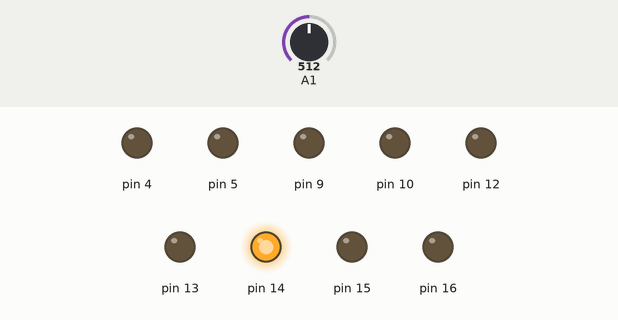
The sketch below on a simulated Arduino Uno, built for the host (arithmetic inside an expression is 32-bit, double 64-bit). Shown: output pins drawn as LEDs (lit = HIGH). The inputs (shaded band) are chosen by the test bench; at power-on: A1 = 512. EEPROM starts erased.

Above: at 0.1 s.
At 2.35 s:
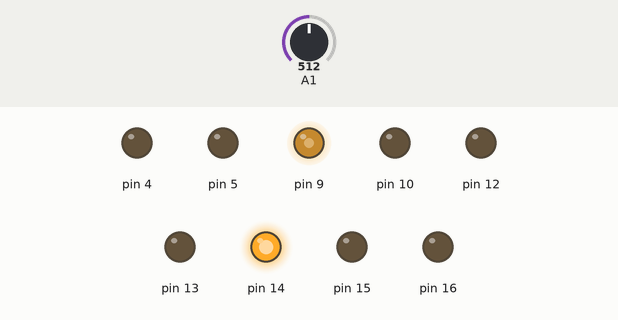
At 3.4 s:
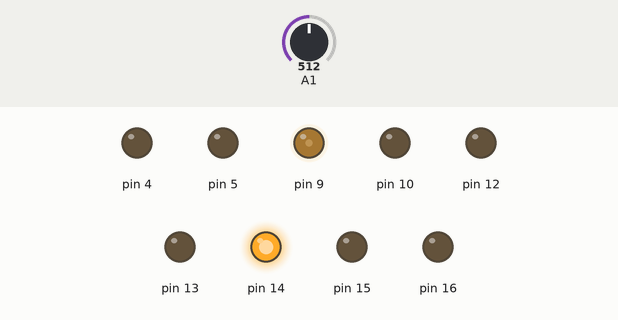
Timing chart, 0 to 5.8 s (numbered marks = the images above):
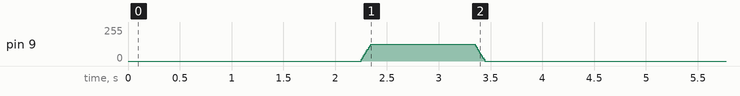

The sketch:

Circles.ino
```cpp
// (licence header left out)
//Libraries
#include <EEPROM.h>
#include <DashBot.h>

DashBot myrobot; //Gyro, motors, controller, LEDs, eyes

  float L_motor = 0; //Value for Left Motor
  float R_motor = 0; //Value for Right Motor

void setup() {
  myrobot.dashRadioSetup();

}

void loop(){

  //Spin to the Right
  while (L_motor < 50){
    L_motor = L_motor + 5; //Gently rev up the left motor from 0 - 50
    myrobot.motorDriveL(L_motor);
    myrobot.motorDriveR(R_motor);
    delay(10);
  }

  delay(1000); //Increase the delay time to make Dash spin longer or vice versa

  while (L_motor > 0){
    L_motor = L_motor - 5; //Gently slow the left motor down from 50 - 0
    myrobot.motorDriveL(L_motor);
    myrobot.motorDriveR(R_motor);
    delay(10);
  }

  delay(1000); //Increase or decrease the delay to change the length of pause in between spins

  //Spin to the Left
  while (R_motor < 50){
    R_motor = R_motor + 5; //Gently rev up the right motor from 0 - 50
    myrobot.motorDriveL(L_motor);
    myrobot.motorDriveR(R_motor);
    delay(10);
  }

  delay(1000); //Another delay indicates how long he will spin to the left

  while (R_motor > 0){
    R_motor = R_motor - 5; //Gently slow the left motor down from 50 - 0
    myrobot.motorDriveL(L_motor);
    myrobot.motorDriveR(R_motor);
    delay(10);
  }

  delay(1000); //Another pause in between spins
}
```
